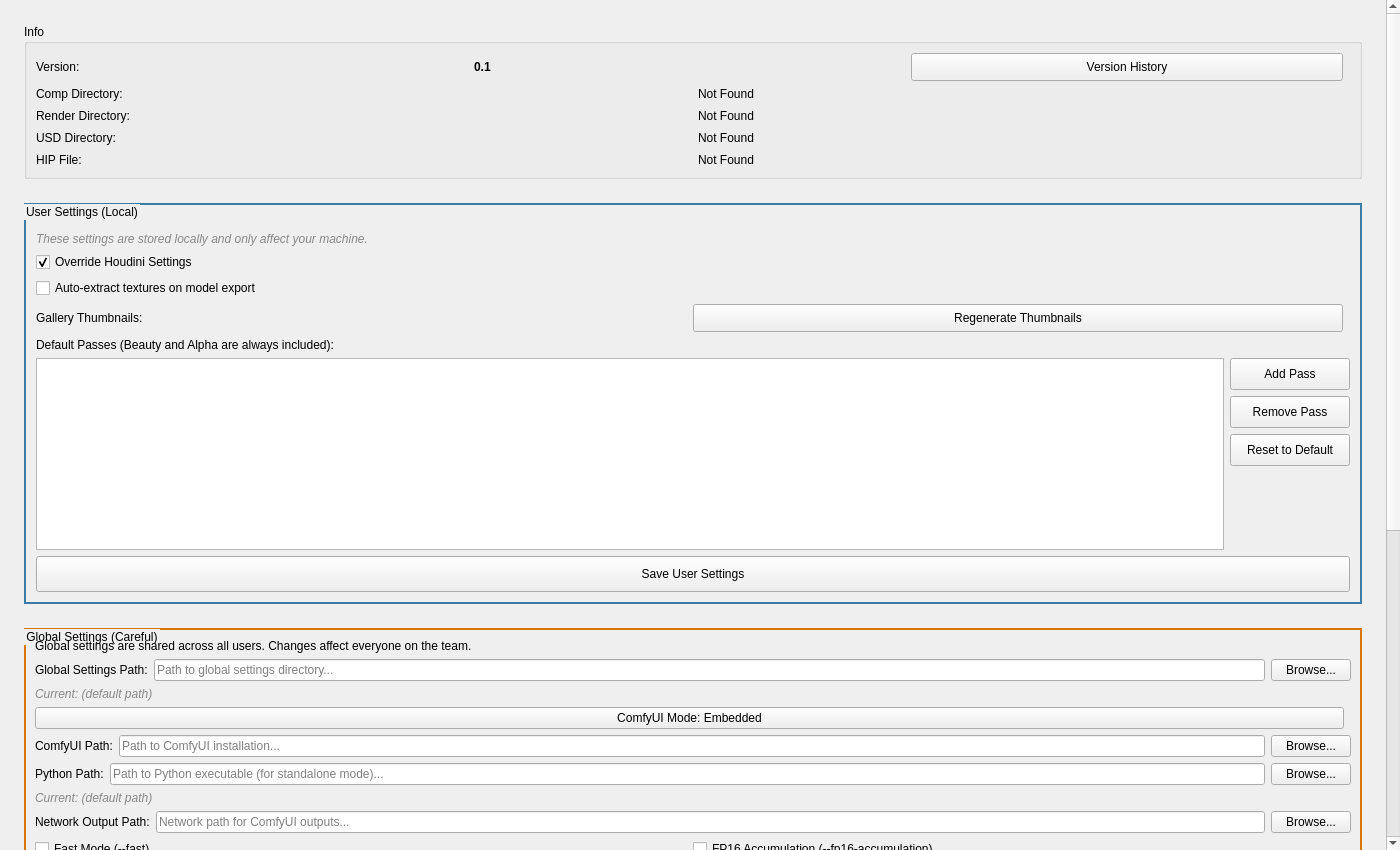
<?xml version="1.0" encoding="UTF-8"?>
<ui version="4.0">
 <class>SettingsTab</class>
 <widget class="QWidget" name="SettingsTab">
  <property name="geometry">
   <rect>
    <x>0</x>
    <y>0</y>
    <width>1400</width>
    <height>850</height>
   </rect>
  </property>
  <layout class="QVBoxLayout" name="settingsMainLayout">
   <property name="spacing">
    <number>0</number>
   </property>
   <property name="leftMargin">
    <number>0</number>
   </property>
   <property name="topMargin">
    <number>0</number>
   </property>
   <property name="rightMargin">
    <number>0</number>
   </property>
   <property name="bottomMargin">
    <number>0</number>
   </property>
   <item>
    <widget class="QScrollArea" name="settingsScrollArea">
     <property name="widgetResizable">
      <bool>true</bool>
     </property>
     <property name="frameShape">
      <enum>QFrame::NoFrame</enum>
     </property>
     <widget class="QWidget" name="settingsScrollContent">
      <property name="geometry">
       <rect>
        <x>0</x>
        <y>0</y>
        <width>1352</width>
        <height>852</height>
       </rect>
      </property>
      <layout class="QVBoxLayout" name="settingsLayout">
       <property name="spacing">
        <number>24</number>
       </property>
       <property name="leftMargin">
        <number>24</number>
       </property>
       <property name="topMargin">
        <number>24</number>
       </property>
       <property name="rightMargin">
        <number>24</number>
       </property>
       <property name="bottomMargin">
        <number>24</number>
       </property>
       <item>
        <widget class="QGroupBox" name="infoGroupBox">
         <property name="title">
          <string>Info</string>
         </property>
         <layout class="QVBoxLayout" name="infoLayout">
          <item>
           <layout class="QHBoxLayout" name="versionLayout">
            <item>
             <widget class="QLabel" name="versionLabel">
              <property name="text">
               <string>Version:</string>
              </property>
             </widget>
            </item>
            <item>
             <widget class="QLabel" name="versionValueLabel">
              <property name="text">
               <string>0.1</string>
              </property>
              <property name="styleSheet">
               <string>font-weight: bold;</string>
              </property>
             </widget>
            </item>
            <item>
             <widget class="QPushButton" name="showVersionHistoryButton">
              <property name="text">
               <string>Version History</string>
              </property>
              <property name="toolTip">
               <string>Show version changelog history</string>
              </property>
              <property name="minimumSize">
               <size>
                <width>120</width>
                <height>28</height>
               </size>
              </property>
             </widget>
            </item>
            <item>
             <spacer name="versionSpacer">
              <property name="orientation">
               <enum>Qt::Horizontal</enum>
              </property>
             </spacer>
            </item>
           </layout>
          </item>
          <item>
           <layout class="QGridLayout" name="pathsGridLayout">
            <property name="horizontalSpacing">
             <number>10</number>
            </property>
            <property name="verticalSpacing">
             <number>8</number>
            </property>
            <item row="0" column="0">
             <widget class="QLabel" name="label_comp">
              <property name="text">
               <string>Comp Directory:</string>
              </property>
             </widget>
            </item>
            <item row="0" column="1">
             <widget class="QLabel" name="Complabel">
              <property name="text">
               <string>Not Found</string>
              </property>
              <property name="wordWrap">
               <bool>true</bool>
              </property>
             </widget>
            </item>
            <item row="1" column="0">
             <widget class="QLabel" name="label_render">
              <property name="text">
               <string>Render Directory:</string>
              </property>
             </widget>
            </item>
            <item row="1" column="1">
             <widget class="QLabel" name="Renderlabel">
              <property name="text">
               <string>Not Found</string>
              </property>
              <property name="wordWrap">
               <bool>true</bool>
              </property>
             </widget>
            </item>
            <item row="2" column="0">
             <widget class="QLabel" name="label_usd">
              <property name="text">
               <string>USD Directory:</string>
              </property>
             </widget>
            </item>
            <item row="2" column="1">
             <widget class="QLabel" name="USDlabel">
              <property name="text">
               <string>Not Found</string>
              </property>
              <property name="wordWrap">
               <bool>true</bool>
              </property>
             </widget>
            </item>
            <item row="3" column="0">
             <widget class="QLabel" name="label_hip">
              <property name="text">
               <string>HIP File:</string>
              </property>
             </widget>
            </item>
            <item row="3" column="1">
             <widget class="QLabel" name="HIPlabel">
              <property name="text">
               <string>Not Found</string>
              </property>
              <property name="wordWrap">
               <bool>true</bool>
              </property>
             </widget>
            </item>
           </layout>
          </item>
         </layout>
        </widget>
       </item>
       <item>
        <widget class="QGroupBox" name="userSettingsGroupBox">
         <property name="title">
          <string>User Settings (Local)</string>
         </property>
         <property name="toolTip">
          <string>Personal settings stored locally - these only affect your machine</string>
         </property>
         <property name="styleSheet">
          <string>QGroupBox#userSettingsGroupBox { border: 2px solid #3a7ca5; }</string>
         </property>
         <layout class="QVBoxLayout" name="userSettingsLayout">
          <item>
           <widget class="QLabel" name="userSettingsLabel">
            <property name="text">
             <string>These settings are stored locally and only affect your machine.</string>
            </property>
            <property name="styleSheet">
             <string>color: #888888; font-style: italic;</string>
            </property>
            <property name="wordWrap">
             <bool>true</bool>
            </property>
           </widget>
          </item>
          <item>
           <widget class="QCheckBox" name="OverrideHou">
            <property name="toolTip">
             <string>If enabled, your settings will override the 3D Artist's Houdini settings</string>
            </property>
            <property name="text">
             <string>Override Houdini Settings</string>
            </property>
            <property name="checked">
             <bool>true</bool>
            </property>
           </widget>
          </item>
          <item>
           <widget class="QCheckBox" name="AutoExtractTextures">
            <property name="toolTip">
             <string>Automatically extract textures to a 'textures' folder when exporting 3D models from the gallery</string>
            </property>
            <property name="text">
             <string>Auto-extract textures on model export</string>
            </property>
            <property name="checked">
             <bool>false</bool>
            </property>
           </widget>
          </item>
          <item>
           <layout class="QHBoxLayout" name="thumbnailCacheLayout">
            <item>
             <widget class="QLabel" name="thumbnailCacheLabel">
              <property name="text">
               <string>Gallery Thumbnails:</string>
              </property>
             </widget>
            </item>
            <item>
             <widget class="QPushButton" name="RegenerateThumbnailsButton">
              <property name="minimumSize">
               <size>
                <width>180</width>
                <height>28</height>
               </size>
              </property>
              <property name="text">
               <string>Regenerate Thumbnails</string>
              </property>
              <property name="toolTip">
               <string>Clear cached thumbnails and regenerate them. Use this if 3D model thumbnails look incorrect.</string>
              </property>
             </widget>
            </item>
            <item>
             <spacer name="thumbnailCacheSpacer">
              <property name="orientation">
               <enum>Qt::Horizontal</enum>
              </property>
             </spacer>
            </item>
           </layout>
          </item>
          <item>
           <widget class="QLabel" name="defaultPassesLabel">
            <property name="text">
             <string>Default Passes (Beauty and Alpha are always included):</string>
            </property>
            <property name="wordWrap">
             <bool>true</bool>
            </property>
           </widget>
          </item>
          <item>
           <layout class="QHBoxLayout" name="passesManagementLayout">
            <item>
             <widget class="QListWidget" name="DefaultPassesList">
              <property name="toolTip">
               <string>Select/deselect passes to include by default when building</string>
              </property>
              <property name="selectionMode">
               <enum>QAbstractItemView::MultiSelection</enum>
              </property>
              <property name="minimumHeight">
               <number>150</number>
              </property>
             </widget>
            </item>
            <item>
             <layout class="QVBoxLayout" name="passesButtonsLayout">
              <item>
               <widget class="QPushButton" name="AddPassButton">
                <property name="minimumSize">
                 <size>
                  <width>120</width>
                  <height>32</height>
                 </size>
                </property>
                <property name="text">
                 <string>Add Pass</string>
                </property>
                <property name="toolTip">
                 <string>Add a custom pass name to the default list</string>
                </property>
               </widget>
              </item>
              <item>
               <widget class="QPushButton" name="RemovePassButton">
                <property name="minimumSize">
                 <size>
                  <width>120</width>
                  <height>32</height>
                 </size>
                </property>
                <property name="text">
                 <string>Remove Pass</string>
                </property>
                <property name="toolTip">
                 <string>Remove selected pass from the default list</string>
                </property>
               </widget>
              </item>
              <item>
               <widget class="QPushButton" name="ResetPassesButton">
                <property name="minimumSize">
                 <size>
                  <width>120</width>
                  <height>32</height>
                 </size>
                </property>
                <property name="text">
                 <string>Reset to Default</string>
                </property>
                <property name="toolTip">
                 <string>Reset to default pass list (CryptoMaterials, P, depth, uv, normal)</string>
                </property>
               </widget>
              </item>
              <item>
               <spacer name="passesButtonsSpacer">
                <property name="orientation">
                 <enum>Qt::Vertical</enum>
                </property>
                <property name="sizeHint" stdset="0">
                 <size>
                  <width>20</width>
                  <height>40</height>
                 </size>
                </property>
               </spacer>
              </item>
             </layout>
            </item>
           </layout>
          </item>
          <item>
           <widget class="QPushButton" name="SaveSettingsButton">
            <property name="minimumSize">
             <size>
              <width>0</width>
              <height>36</height>
             </size>
            </property>
            <property name="text">
             <string>Save User Settings</string>
            </property>
            <property name="toolTip">
             <string>Save your local user settings</string>
            </property>
           </widget>
          </item>
         </layout>
        </widget>
       </item>
       <item>
        <widget class="QGroupBox" name="globalSettingsGroupBox">
         <property name="title">
          <string>Global Settings (Careful)</string>
         </property>
         <property name="toolTip">
          <string>Configure shared settings that apply to all users - requires admin access to modify</string>
         </property>
         <property name="styleSheet">
          <string>QGroupBox { border: 2px solid #d97706; }</string>
         </property>
         <layout class="QVBoxLayout" name="globalSettingsLayout">
          <item>
           <widget class="QLabel" name="globalSettingsLabel">
            <property name="text">
             <string>Global settings are shared across all users. Changes affect everyone on the team.</string>
            </property>
            <property name="wordWrap">
             <bool>true</bool>
            </property>
           </widget>
          </item>
          <item>
           <layout class="QHBoxLayout" name="globalSettingsPathLayout">
            <item>
             <widget class="QLabel" name="globalSettingsPathLabel">
              <property name="text">
               <string>Global Settings Path:</string>
              </property>
             </widget>
            </item>
            <item>
             <widget class="QLineEdit" name="GlobalSettingsPathEdit">
              <property name="placeholderText">
               <string>Path to global settings directory...</string>
              </property>
              <property name="toolTip">
               <string>Path to the directory where global settings are stored (e.g., workflow presets)</string>
              </property>
             </widget>
            </item>
            <item>
             <widget class="QPushButton" name="BrowseGlobalSettingsPath">
              <property name="text">
               <string>Browse...</string>
              </property>
              <property name="toolTip">
               <string>Browse for global settings directory</string>
              </property>
             </widget>
            </item>
           </layout>
          </item>
          <item>
           <widget class="QLabel" name="globalSettingsCurrentPath">
            <property name="text">
             <string>Current: (default path)</string>
            </property>
            <property name="styleSheet">
             <string>color: #888888; font-style: italic;</string>
            </property>
            <property name="wordWrap">
             <bool>true</bool>
            </property>
           </widget>
          </item>
          <item>
           <layout class="QHBoxLayout" name="comfyuiModeLayout">
            <item>
             <widget class="QPushButton" name="ComfyUIModeButton">
              <property name="text">
               <string>ComfyUI Mode: Embedded</string>
              </property>
              <property name="toolTip">
               <string>Click to select ComfyUI installation type</string>
              </property>
             </widget>
            </item>
            <item>
             <spacer name="comfyuiModeSpacer">
              <property name="orientation">
               <enum>Qt::Horizontal</enum>
              </property>
             </spacer>
            </item>
           </layout>
          </item>
          <item>
           <layout class="QHBoxLayout" name="comfyuiPathLayout">
            <item>
             <widget class="QLabel" name="comfyuiPathLabel">
              <property name="text">
               <string>ComfyUI Path:</string>
              </property>
             </widget>
            </item>
            <item>
             <widget class="QLineEdit" name="ComfyUIPathEdit">
              <property name="placeholderText">
               <string>Path to ComfyUI installation...</string>
              </property>
              <property name="toolTip">
               <string>Path to ComfyUI installation directory (contains main.py)</string>
              </property>
             </widget>
            </item>
            <item>
             <widget class="QPushButton" name="BrowseComfyUIPath">
              <property name="text">
               <string>Browse...</string>
              </property>
              <property name="toolTip">
               <string>Browse for ComfyUI installation directory</string>
              </property>
             </widget>
            </item>
           </layout>
          </item>
          <item>
           <layout class="QHBoxLayout" name="comfyuiPythonLayout">
            <item>
             <widget class="QLabel" name="comfyuiPythonLabel">
              <property name="text">
               <string>Python Path:</string>
              </property>
             </widget>
            </item>
            <item>
             <widget class="QLineEdit" name="ComfyUIPythonEdit">
              <property name="placeholderText">
               <string>Path to Python executable (for standalone mode)...</string>
              </property>
              <property name="toolTip">
               <string>Path to Python executable (venv or system) for standalone mode</string>
              </property>
             </widget>
            </item>
            <item>
             <widget class="QPushButton" name="BrowseComfyUIPython">
              <property name="text">
               <string>Browse...</string>
              </property>
              <property name="toolTip">
               <string>Browse for Python executable</string>
              </property>
             </widget>
            </item>
           </layout>
          </item>
          <item>
           <widget class="QLabel" name="comfyuiCurrentPath">
            <property name="text">
             <string>Current: (default path)</string>
            </property>
            <property name="styleSheet">
             <string>color: #888888; font-style: italic;</string>
            </property>
            <property name="wordWrap">
             <bool>true</bool>
            </property>
           </widget>
          </item>
          <item>
           <layout class="QHBoxLayout" name="comfyuiNetworkOutputLayout">
            <item>
             <widget class="QLabel" name="comfyuiNetworkOutputLabel">
              <property name="text">
               <string>Network Output Path:</string>
              </property>
             </widget>
            </item>
            <item>
             <widget class="QLineEdit" name="ComfyUINetworkOutputEdit">
              <property name="placeholderText">
               <string>Network path for ComfyUI outputs...</string>
              </property>
              <property name="toolTip">
               <string>Shared network path where ComfyUI writes outputs (accessible by farm and LoadImage nodes)</string>
              </property>
             </widget>
            </item>
            <item>
             <widget class="QPushButton" name="BrowseComfyUINetworkOutput">
              <property name="text">
               <string>Browse...</string>
              </property>
              <property name="toolTip">
               <string>Browse for network output directory</string>
              </property>
             </widget>
            </item>
           </layout>
          </item>
          <item>
           <layout class="QHBoxLayout" name="performanceFlagsLayout">
            <item>
             <widget class="QCheckBox" name="ComfyUIFastMode">
              <property name="text">
               <string>Fast Mode (--fast)</string>
              </property>
              <property name="toolTip">
               <string>Enable --fast flag for faster execution. May slightly reduce quality for some models.</string>
              </property>
             </widget>
            </item>
            <item>
             <widget class="QCheckBox" name="ComfyUIFP16Accumulation">
              <property name="text">
               <string>FP16 Accumulation (--fp16-accumulation)</string>
              </property>
              <property name="toolTip">
               <string>Enable --fp16-accumulation for faster FP16 math operations. Requires compatible GPU.</string>
              </property>
             </widget>
            </item>
            <item>
             <spacer name="performanceFlagsSpacer">
              <property name="orientation">
               <enum>Qt::Horizontal</enum>
              </property>
             </spacer>
            </item>
           </layout>
          </item>
          <item>
           <layout class="QHBoxLayout" name="comfyuiTimeoutLayout">
            <item>
             <widget class="QLabel" name="comfyuiTimeoutLabel">
              <property name="text">
               <string>Job Timeout (minutes):</string>
              </property>
             </widget>
            </item>
            <item>
             <widget class="QSpinBox" name="ComfyUITimeoutSpinBox">
              <property name="toolTip">
               <string>Maximum time in minutes for ComfyUI workflow execution before timeout</string>
              </property>
              <property name="minimum">
               <number>1</number>
              </property>
              <property name="maximum">
               <number>1440</number>
              </property>
              <property name="value">
               <number>60</number>
              </property>
              <property name="suffix">
               <string> min</string>
              </property>
             </widget>
            </item>
            <item>
             <spacer name="timeoutSpacer">
              <property name="orientation">
               <enum>Qt::Horizontal</enum>
              </property>
             </spacer>
            </item>
           </layout>
          </item>
          <item>
           <layout class="QHBoxLayout" name="serverNotFoundLayout">
            <item>
             <widget class="QLabel" name="serverNotFoundLabel">
              <property name="text">
               <string>If Server Not Found:</string>
              </property>
              <property name="toolTip">
               <string>Behavior when ComfyUI server is not running in persistent mode</string>
              </property>
             </widget>
            </item>
            <item>
             <widget class="QComboBox" name="ServerNotFoundCombo">
              <property name="toolTip">
               <string>Choose whether to fail immediately or wait for the server to start when not found</string>
              </property>
              <property name="minimumWidth">
               <number>150</number>
              </property>
              <item>
               <property name="text">
                <string>Fail Immediately</string>
               </property>
              </item>
              <item>
               <property name="text">
                <string>Wait for Server</string>
               </property>
              </item>
             </widget>
            </item>
            <item>
             <widget class="QLabel" name="serverWaitTimeoutLabel">
              <property name="text">
               <string>Wait Timeout:</string>
              </property>
             </widget>
            </item>
            <item>
             <widget class="QSpinBox" name="ServerWaitTimeoutSpinBox">
              <property name="toolTip">
               <string>Maximum time in minutes to wait for the server to start</string>
              </property>
              <property name="minimum">
               <number>1</number>
              </property>
              <property name="maximum">
               <number>60</number>
              </property>
              <property name="value">
               <number>5</number>
              </property>
              <property name="suffix">
               <string> min</string>
              </property>
             </widget>
            </item>
            <item>
             <spacer name="serverNotFoundSpacer">
              <property name="orientation">
               <enum>Qt::Horizontal</enum>
              </property>
             </spacer>
            </item>
           </layout>
          </item>
          <item>
           <widget class="QLabel" name="adminUsersHeader">
            <property name="text">
             <string>Admin Users:</string>
            </property>
           </widget>
          </item>
          <item>
           <layout class="QHBoxLayout" name="adminUsersContentLayout">
            <item>
             <widget class="QListWidget" name="AdminUsersList">
              <property name="toolTip">
               <string>Users with access to restricted tabs</string>
              </property>
              <property name="selectionMode">
               <enum>QAbstractItemView::SingleSelection</enum>
              </property>
              <property name="minimumHeight">
               <number>100</number>
              </property>
              <property name="maximumHeight">
               <number>150</number>
              </property>
             </widget>
            </item>
            <item>
             <layout class="QVBoxLayout" name="adminUsersButtonsLayout">
              <item>
               <widget class="QPushButton" name="AddAdminUserButton">
                <property name="minimumSize">
                 <size>
                  <width>100</width>
                  <height>28</height>
                 </size>
                </property>
                <property name="text">
                 <string>Add User</string>
                </property>
               </widget>
              </item>
              <item>
               <widget class="QPushButton" name="RemoveAdminUserButton">
                <property name="minimumSize">
                 <size>
                  <width>100</width>
                  <height>28</height>
                 </size>
                </property>
                <property name="text">
                 <string>Remove User</string>
                </property>
               </widget>
              </item>
              <item>
               <spacer name="adminUsersButtonsSpacer">
                <property name="orientation">
                 <enum>Qt::Vertical</enum>
                </property>
               </spacer>
              </item>
             </layout>
            </item>
           </layout>
          </item>
          <item>
           <widget class="QLabel" name="restrictedTabsHeader">
            <property name="text">
             <string>Restricted Tabs (admin-only access):</string>
            </property>
           </widget>
          </item>
          <item>
           <layout class="QGridLayout" name="restrictedTabsGridLayout">
            <property name="horizontalSpacing">
             <number>20</number>
            </property>
            <property name="verticalSpacing">
             <number>8</number>
            </property>
            <item row="0" column="0">
             <widget class="QCheckBox" name="RestrictComfyUI">
              <property name="text">
               <string>ComfyUI</string>
              </property>
              <property name="checked">
               <bool>true</bool>
              </property>
             </widget>
            </item>
            <item row="0" column="1">
             <widget class="QCheckBox" name="RestrictComfyUIGallery">
              <property name="text">
               <string>ComfyUI Gallery</string>
              </property>
              <property name="checked">
               <bool>true</bool>
              </property>
             </widget>
            </item>
            <item row="0" column="2">
             <widget class="QCheckBox" name="RestrictSettings">
              <property name="text">
               <string>Settings</string>
              </property>
              <property name="checked">
               <bool>true</bool>
              </property>
             </widget>
            </item>
            <item row="1" column="0">
             <widget class="QCheckBox" name="RestrictPassBuilder">
              <property name="text">
               <string>Pass Builder</string>
              </property>
              <property name="checked">
               <bool>false</bool>
              </property>
             </widget>
            </item>
            <item row="1" column="1">
             <widget class="QCheckBox" name="RestrictMP4Maker">
              <property name="text">
               <string>MP4 Maker</string>
              </property>
              <property name="checked">
               <bool>false</bool>
              </property>
             </widget>
            </item>
            <item row="1" column="2">
             <widget class="QCheckBox" name="RestrictRePublish">
              <property name="text">
               <string>rePublish</string>
              </property>
              <property name="checked">
               <bool>false</bool>
              </property>
             </widget>
            </item>
            <item row="2" column="0">
             <widget class="QCheckBox" name="RestrictShotCleaner">
              <property name="text">
               <string>Shot Cleaner</string>
              </property>
              <property name="checked">
               <bool>false</bool>
              </property>
             </widget>
            </item>
           </layout>
          </item>
          <item>
           <widget class="QPushButton" name="SaveGlobalSettings">
            <property name="minimumSize">
             <size>
              <width>0</width>
              <height>36</height>
             </size>
            </property>
            <property name="text">
             <string>Save Global Settings</string>
            </property>
            <property name="toolTip">
             <string>Save all global settings</string>
            </property>
           </widget>
          </item>
         </layout>
        </widget>
       </item>
       <item>
        <spacer name="settingsVerticalSpacer">
         <property name="orientation">
          <enum>Qt::Vertical</enum>
         </property>
         <property name="sizeHint" stdset="0">
          <size>
           <width>20</width>
           <height>40</height>
          </size>
         </property>
        </spacer>
       </item>
      </layout>
     </widget>
    </widget>
   </item>
  </layout>
 </widget>
 <resources/>
 <connections/>
</ui>
